Frame 1 (no input): blank canvas, image omitted
Frame 60 (the mouse pressed at the canvas centre just before this capture): blank canvas, image omitted
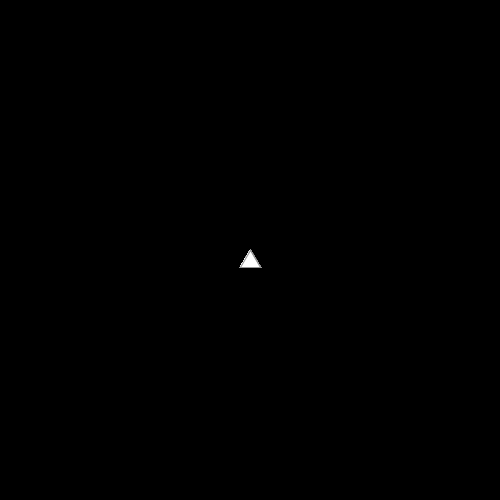
Frame 120 (the mouse held since frame 60 and released just before this capture)

The Processing sketch whose frames 1 and 60 were blank and that drew this single picture after the mouse press (run headless with seeded random() and noise(); from frame 60 on, the mouse is pressed at the canvas centre):

// Processing sketch: Exercise014_05
// ── Exercise014_05.pde
void setup() {
  size(500, 500);
  background(0);
}

void draw() {
  if (keyPressed) {
    frameRate(10);
  } else {
    frameRate(60);
  }
  if (mousePressed) {
    stroke(150);
    triangle(mouseX, mouseY, mouseX+10, mouseY+17, mouseX-10, mouseY+17);
  }
}
